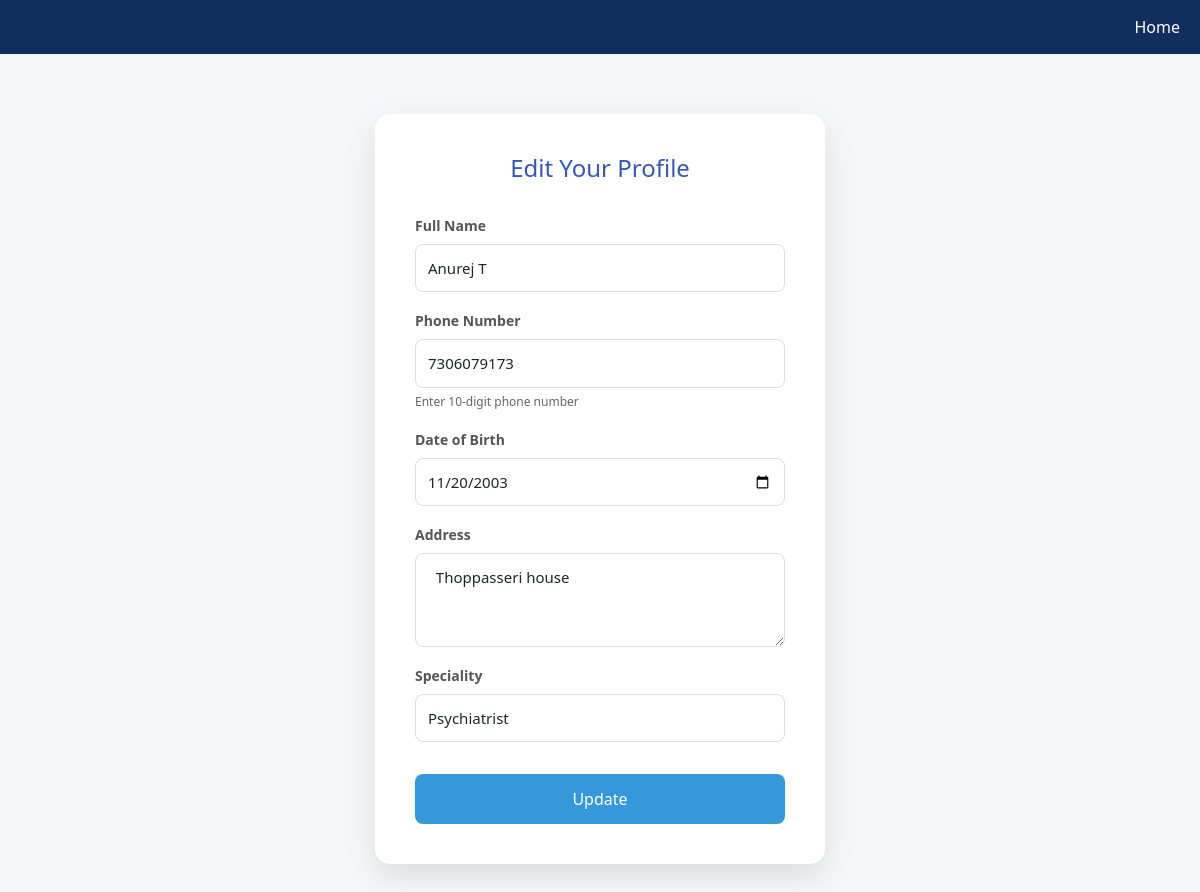
/update_doctor (signed in), run on the app's committed database.
### models.py (models this page shows)
class Doctor(db.Model):
    id = db.Column(db.Integer, primary_key = True)
    full_name = db.Column(db.String())
    phone_no = db.Column(db.String(), unique = True, nullable = False)
    dob = db.Column(db.Date)
    address = db.Column(db.String())
    password = db.Column(db.String())
    doct_id = db.Column(db.String(), unique = True)
    specialization = db.Column(db.String())
    is_approved = db.Column(db.Boolean, default = False)
    appointments = db.relationship('Appointment', backref='doctor')

### app.py (the view, shortened to what this page needs)
@app.route('/update_doctor', methods = ['GET', 'POST'])
def update_doctor():
    doctor_id = session.get('doctor_id')
    doctor = Doctor.query.filter_by(id = doctor_id).first()
    if not doctor:
        flash("Doctor not found.")
        return redirect('/doclogged')
    return render_template('update_doc.html', doctor = doctor)

### templates/update_doc.html (shortened to what this page needs)
<!DOCTYPE html>
<html lang="en">
<head>
    <link href="https://cdn.jsdelivr.net/npm/bootstrap@5.3.3/dist/css/bootstrap.min.css" rel="stylesheet">
</head>
<body>
    <nav>
        <div class="nav-container">
            <a href="/">Home</a>
        </div>
    </nav>
    <div class="form-container">
        <h2>Edit Your Profile</h2>
        <form action="/update_doctor" method="POST">
            <div class="mb-3">
                <label for="fullName" class="form-label">Full Name</label>
                <input type="text" id="fullName" name="full_name" class="form-control" value="{{ doctor.full_name }}" required>
            </div>
            <div class="mb-3">
                <label for="phone" class="form-label">Phone Number</label>
                <input type="tel" id="phone" name="phone" class="form-control" pattern="[0-9]{10}" value="{{ doctor.phone_no }}" required>
                <div class="form-text">Enter 10-digit phone number</div>
            </div>
            <div class="mb-3">
                <label for="dob" class="form-label">Date of Birth</label>
                <input type="date" id="dob" name="dob" class="form-control" value="{{ doctor.dob }}" required>
            </div>
            <div class="mb-3">
                <label for="address" class="form-label">Address</label>
                <textarea id="address" name="address" class="form-control" rows="3" required>{{ doctor.address }}</textarea>
            </div>
            <div class="mb-3">
                <label for="speciality" class="form-label">Speciality</label>
                <select name="speciality" id="speciality" class="form-control" required>
                    <option value="psychiatrist" {% if 'psychiatrist' in doctor.specialization %}selected{% endif %}>Psychiatrist</option>
                </select>
            </div>
            <input type="submit" class="btn btn-custom mt-3" value="Update">
        </form>
    </div>
</body>
</html>

### templates/update_doc.html (style rules this page uses)
body { background-color: #f4f6f8; font-family: 'Segoe UI', Tahoma, Geneva, Verdana, sans-serif; }
nav { background-color: #122e5e; padding: 15px 20px; }
.nav-container { max-width: 1200px; margin: auto; display: flex; justify-content: flex-end; align-items: center; }
nav a { color: white; text-decoration: none; margin-left: 25px; font-weight: 500; transition: color 0.3s ease; }
.form-container { max-width: 450px; margin: 60px auto; padding: 40px; background-color: #ffffff; border-radius: 15px; box-shadow: 0 12px 30px rgba(0, 0, 0, 0.1); transition: transform 0.3s ease, box-shadow 0.3s ease; }
h2 { text-align: center; color: #3657B5; font-size: 24px; margin-bottom: 30px; }
.form-label { font-weight: 600; font-size: 14px; color: #555; }
.form-control { border-radius: 8px; padding: 12px; font-size: 15px; margin-bottom: 15px; border: 1px solid #ddd; transition: border-color 0.3s ease; }
.btn-custom { background-color: #3498db; color: white; font-size: 16px; font-weight: 500; border-radius: 8px; padding: 12px; transition: background-color 0.3s ease; width: 100%; }
.form-text { font-size: 12px; margin-top: -10px; margin-bottom: 10px; color: #666; }

### data on the page
Doctor: full_name "Anurej T", phone "7306079173", dob "11/20/2003", address "Thoppasseri house", speciality "Psychiatrist"
